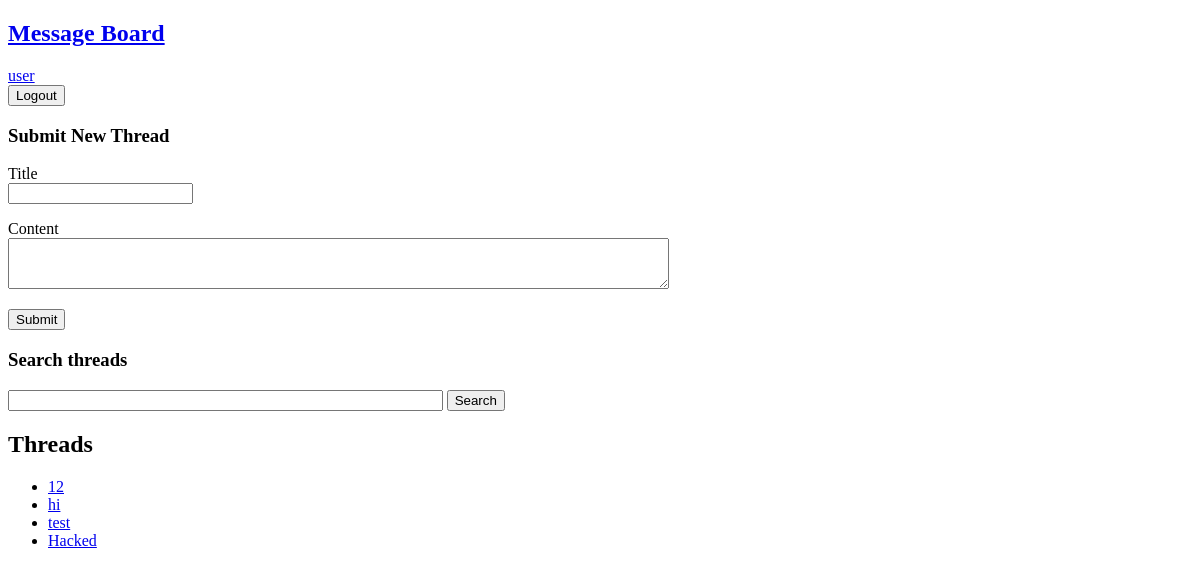
Before: /message_board/ (signed in) with the older database file.
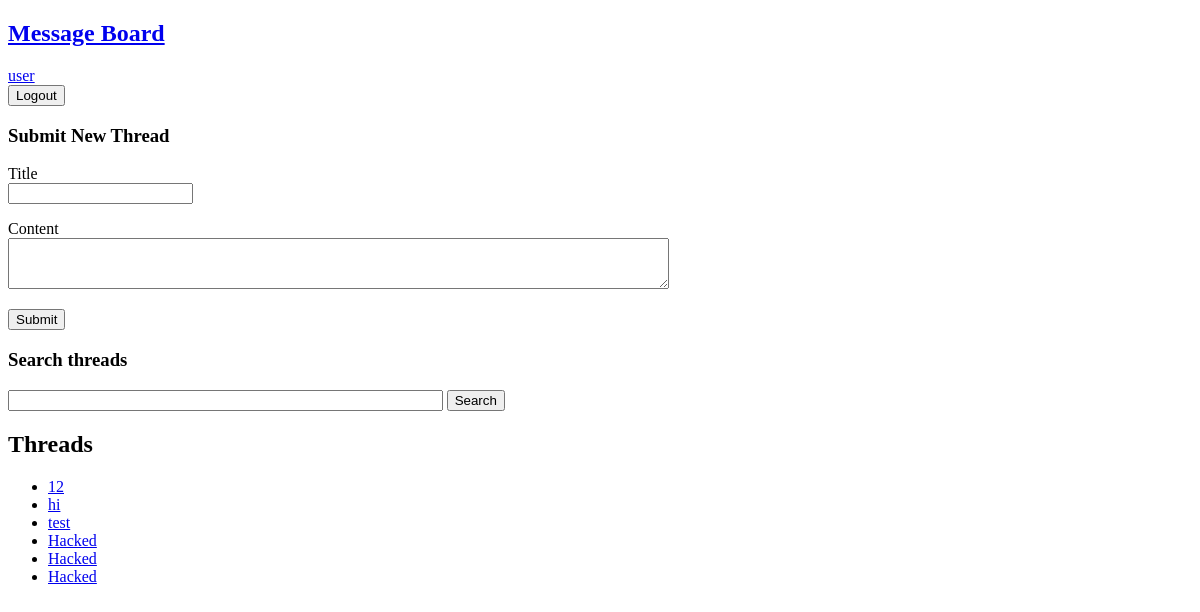
After: the same page with the newer database file.
### message_board/models.py (models this page shows, shortened)
class Thread(models.Model):
    user = models.ForeignKey(User, on_delete=models.CASCADE)
    title = models.CharField(max_length=64)
    content = models.CharField(max_length=4096)
    upvotes = models.IntegerField(default=0)

### message_board/views.py (the view)
# urls.py: path("", views.index, name="index"),
def index(request):
    thread_list = Thread.objects.all()
    return render(request, "message_board/index.html", {"thread_list": thread_list})

### message_board/templates/message_board/index.html (shortened to what this page needs)
{% extends 'message_board/base.html' %}
{% block content %}
{% if user.is_authenticated %}
<h3>Submit New Thread</h3>
<form action="{% url 'message_board:new_thread' %}" method="post">
  <p>
    <label>Title</label>
    <br>
    <input type="text" name="new-thread-title" />
  </p>
  <p>
    <label>Content</label>
    <br>
    <textarea name="new-thread-content" rows="3" cols="80" minlength="1" maxlength="4096"></textarea>
  </p>
  <input type="submit" value="Submit" />
</form>
{% endif %}
<h3>Search threads</h3>
<form action="{% url 'message_board:search' %}" method="post">
  <input type="text" name="search-term" style="width: 32em;" />
  <input type="submit" value="Search" />
</form>
{% if thread_list %}
<h2>Threads</h2>
<ul>
  {% for thread in thread_list %}
  <li><a href="{% url 'message_board:thread' thread.id %}">{{ thread.title }}</a></li>
  {% endfor %}
</ul>
{% endif %}
{% endblock content %}

Changed rows visible on the page:
added Thread: title "Hacked"
added Thread: title "Hacked"
